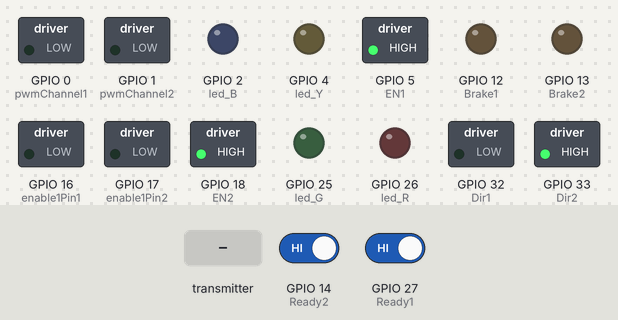
Simulated run of this sketch. Board: ESP32. On the bench: switched loads named in the sketch (green lamp = pin HIGH), output pins drawn as LEDs (lit = HIGH). Inputs (shaded band) come from the test bench; at power-on: GPIO 14 (Ready2) HIGH, GPIO 27 (Ready1) HIGH.

Above: at 2.2 s.
2.3 s: GPIO 14 (Ready2) driven LOW
At 3.1 s:
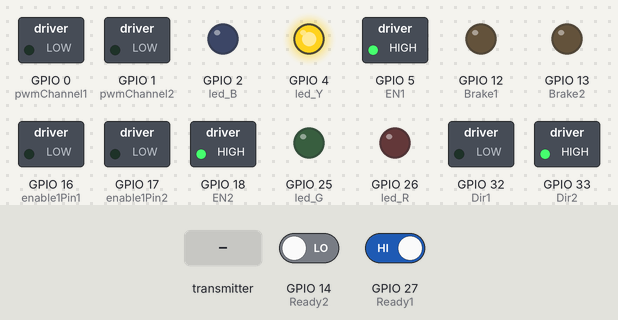
3.8 s: GPIO 27 (Ready1) driven LOW
At 4.3 s:
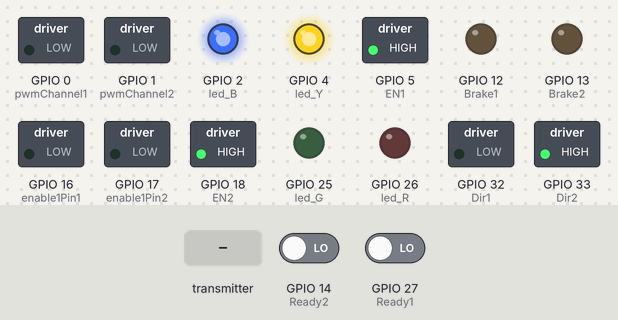
5.3 s: the transmitter starts sending motor1_speed = 1024
At 6.5 s:
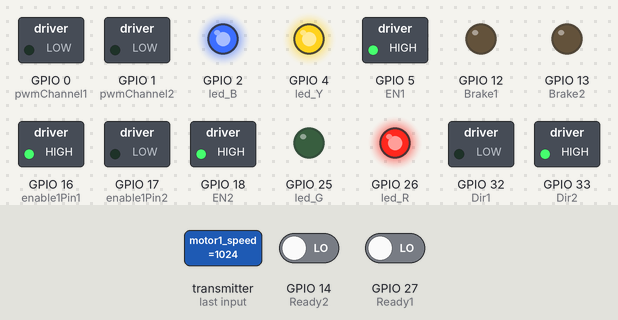
6.8 s: the transmitter starts sending motor2_speed = 1024
At 7.8 s:
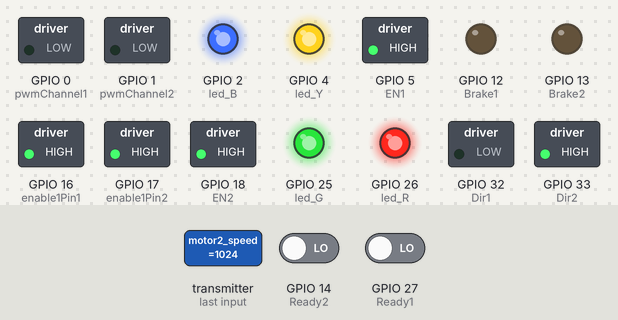
8.3 s: the transmitter starts sending motor1_dir = 1
At 8.9 s:
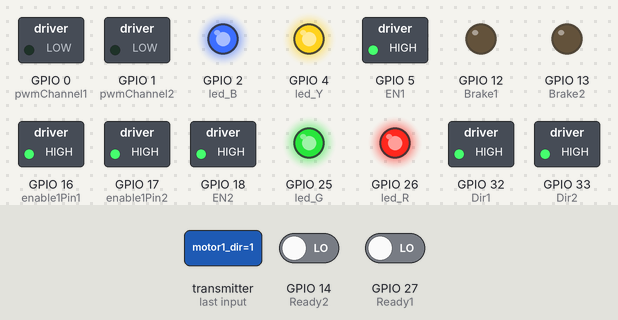
9.8 s: the transmitter starts sending motor2_dir = 0
At 11.3 s:
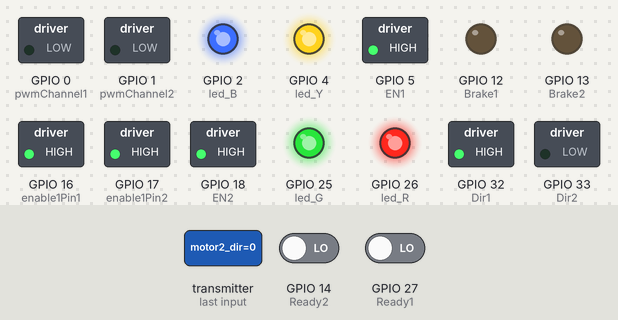
Timing chart, 0 to 12.3 s (numbered marks = the images above; inputs shaded):
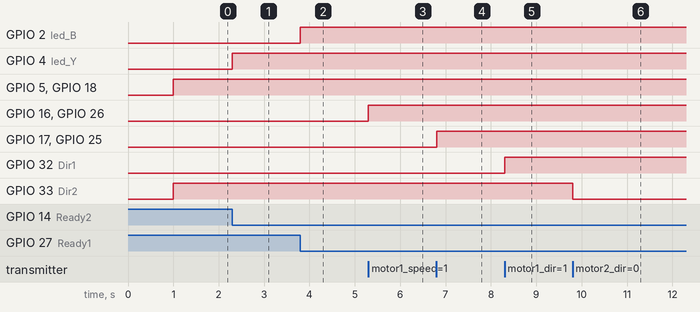

Measured:
- after the input at 2.3 s, GPIO 4 (led_Y): LOW → HIGH at once
- after the input at 3.8 s, GPIO 2 (led_B): LOW → HIGH at once
- after the input at 5.3 s, GPIO 16 (enable1Pin1), GPIO 26 (led_R): LOW → HIGH at once
- after the input at 6.8 s, GPIO 17 (enable1Pin2), GPIO 25 (led_G): LOW → HIGH at once
- after the input at 8.3 s, GPIO 32 (Dir1): LOW → HIGH at once
- after the input at 9.8 s, GPIO 33 (Dir2): HIGH → LOW at once

The sketch:

Motor_Driver_V2.ino
```cpp
#include <esp_now.h>
#include <WiFi.h>
#include <Wire.h>

uint8_t broadcastAddress[] = {0xC8, 0xF0, 0x9E, 0x7B, 0x73, 0xBC}; //master driver
bool success;


typedef struct message {
    int motor1_speed=0;
    int motor2_speed=0;
    bool motor1_dir=LOW;
    bool motor2_dir=HIGH;
    bool EN1=HIGH;
    bool EN2=HIGH;
    bool Brake1=LOW;
    bool Brake2=LOW;
} message;


message send_message;
message received_message;
esp_now_peer_info_t peerInfo;

const int led_Y= 4;
const int led_B= 2;
const int led_G= 25;
const int led_R= 26;

const int freq = 100;
const int resolution = 8;

const int pwmChannel1 = 0;
const int enable1Pin1 = 16;
const int input1 = 0;
const int EN1=5;
const int Dir1=32;
const int Brake1=12;
const int Ready1=27;
int dutyCycle1 = 0;
bool direction1_cmd=LOW;
bool enable1_cmd=HIGH;
bool Brake1_cmd=LOW;

const int pwmChannel2 = 1;
const int enable1Pin2 = 17;
const int input2 = 15;
const int EN2=18;
const int Dir2=33;
const int Brake2=13;
const int Ready2=14;
int dutyCycle2 = 0;
bool direction2_cmd=HIGH;
bool enable2_cmd=HIGH;
bool Brake2_cmd=LOW;

void OnDataSent(const uint8_t *mac_addr, esp_now_send_status_t status) {

  if (status ==0){
    success = true;
  }
  else{
    success = false;
  }
}

void OnDataRecv(const uint8_t * mac, const uint8_t *incomingData, int len) {
  memcpy(&received_message, incomingData, sizeof(received_message));
  dutyCycle1=received_message.motor1_speed;
  dutyCycle2=received_message.motor2_speed;
  direction1_cmd=received_message.motor1_dir;
  direction2_cmd=received_message.motor2_dir;
}

void setup() {

  WiFi.mode(WIFI_STA);
  // Init ESP-NOW
  if (esp_now_init() != ESP_OK) {
    return;
  }

  // Once ESPNow is successfully Init, we will register for Send CB to
  // get the status of Trasnmitted packet
  esp_now_register_send_cb(OnDataSent);

  // Register peer
  memcpy(peerInfo.peer_addr, broadcastAddress, 6);
  peerInfo.channel = 0;
  peerInfo.encrypt = false;

  // Add peer
  if (esp_now_add_peer(&peerInfo) != ESP_OK){
    return;
  }
  // Register for a callback function that will be called when data is received
  esp_now_register_recv_cb(OnDataRecv);

  pinMode(led_Y, OUTPUT);
  pinMode(led_B, OUTPUT);
  //pinMode(led_G, OUTPUT);
  //pinMode(led_R, OUTPUT);

  pinMode(EN1, OUTPUT);
  pinMode(EN2, OUTPUT);
  pinMode(Dir1, OUTPUT);
  pinMode(Dir2, OUTPUT);
  pinMode(Brake1, OUTPUT);
  pinMode(Brake2, OUTPUT);

  pinMode(input1, INPUT);
  pinMode(input2, INPUT);

  pinMode(Ready1, INPUT);
  pinMode(Ready2, INPUT);

  Serial.begin(115200);
  delay(1000);

  pinMode(pwmChannel1, OUTPUT);
  ledcSetup(pwmChannel1, freq, resolution);

  pinMode(pwmChannel2, OUTPUT);
  ledcSetup(pwmChannel2, freq, resolution);

  // attach the channel to the GPIO to be controlled
  ledcAttachPin(led_R, pwmChannel1);
  ledcAttachPin(enable1Pin1, pwmChannel1);

  ledcAttachPin(led_G, pwmChannel2);
  ledcAttachPin(enable1Pin2, pwmChannel2);
}

void loop() {

  esp_err_t result = esp_now_send(broadcastAddress, (uint8_t *) &send_message, sizeof(send_message));

  ledcWrite(pwmChannel1, dutyCycle1);
  ledcWrite(pwmChannel2, dutyCycle2);


  digitalWrite(EN1, enable1_cmd);
  digitalWrite(EN2, enable2_cmd);

  digitalWrite(Brake1, Brake1_cmd);
  digitalWrite(Brake2, Brake2_cmd);

  digitalWrite(Dir1, direction1_cmd);
  digitalWrite(Dir2, direction2_cmd);

  if(!digitalRead(Ready1)){
    digitalWrite(led_B, HIGH);
  }else{
    digitalWrite(led_B, LOW);
  }

  if(!digitalRead(Ready2)){
    digitalWrite(led_Y, HIGH);
  }else{
    digitalWrite(led_Y, LOW);
  }

}
```
